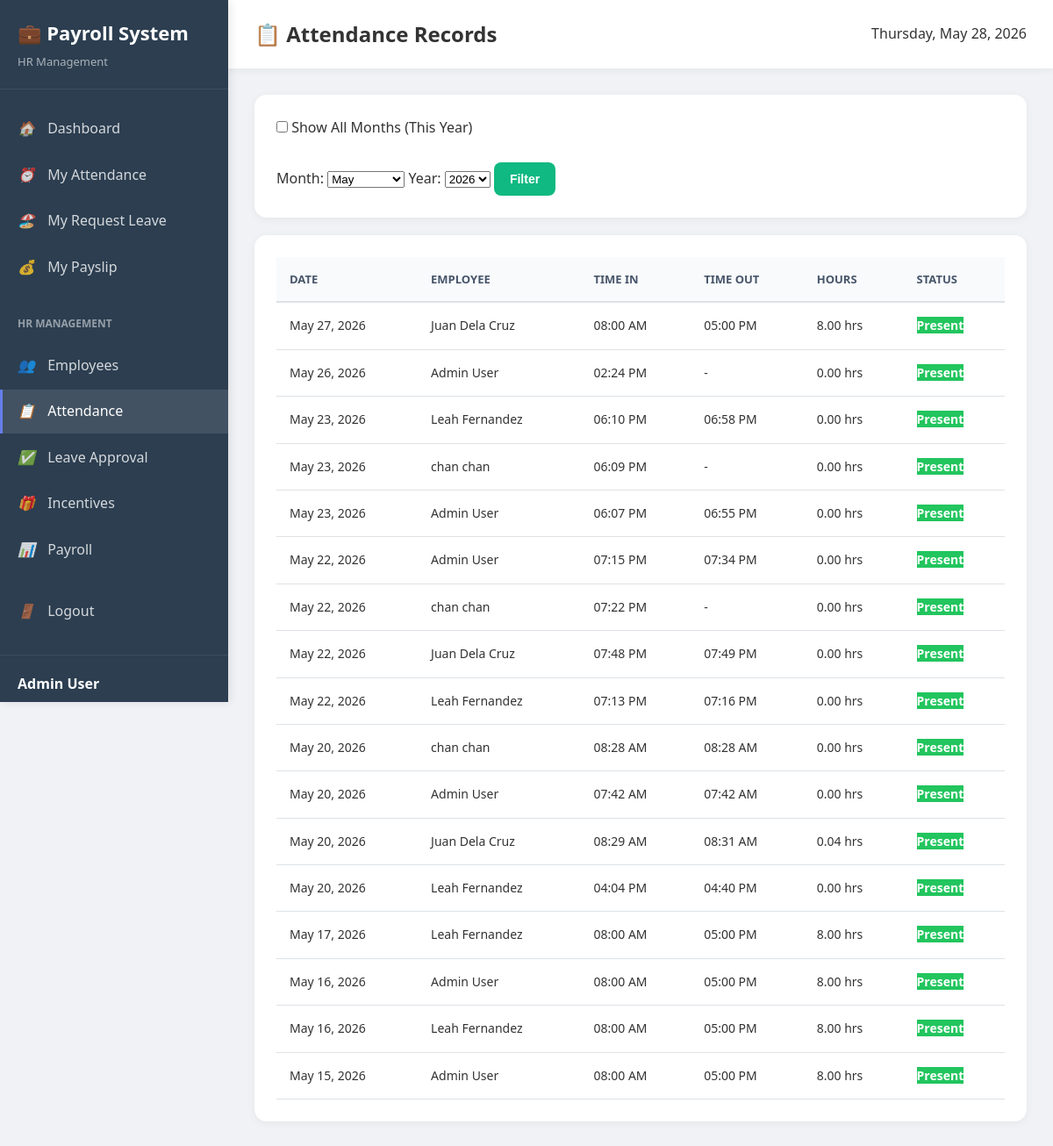
The page /includes/attendance_hr.php (signed in) on the database its author committed.
### tables this page shows
CREATE TABLE `employees` (
  `id` int(11) NOT NULL,
  `employee_id` varchar(20) NOT NULL,
  `firstname` varchar(50) NOT NULL,
  `lastname` varchar(50) NOT NULL,
  `email` varchar(100) NOT NULL,
  `password` varchar(255) NOT NULL,
  `phone` varchar(20) DEFAULT NULL,
  `role_id` int(11) NOT NULL,
  `department_id` int(11) DEFAULT NULL,
  `shift_id` int(11) DEFAULT NULL,
  `hire_date` date NOT NULL,
  `status` varchar(20) DEFAULT 'active',
  `is_hr` tinyint(1) DEFAULT 0 COMMENT '1 = HR privileges',
  `is_admin` tinyint(1) DEFAULT 0 COMMENT '1 = Admin privileges',
  `created_at` timestamp NOT NULL DEFAULT current_timestamp()
);

CREATE TABLE `attendance` (
  `id` int(11) NOT NULL,
  `employee_id` int(11) NOT NULL,
  `date` date NOT NULL,
  `time_in` time DEFAULT NULL,
  `time_out` time DEFAULT NULL,
  `hours_worked` decimal(5,2) DEFAULT 0.00,
  `status` varchar(20) DEFAULT 'present' COMMENT 'present, absent, late',
  `created_at` timestamp NOT NULL DEFAULT current_timestamp()
);

### config/session.php (called while the page is built, shortened)
<?php
function isLoggedIn() {
    return isset($_SESSION['user_id']);
}
function getCurrentUser() {
    global $pdo;
    $stmt = $pdo->prepare("
        SELECT
            e.*,
            r.role_name,
            r.monthly_salary,
            d.department_name,
            s.shift_name
        FROM employees e
        JOIN roles r ON e.role_id = r.id
        LEFT JOIN departments d ON e.department_id = d.id
        LEFT JOIN shifts s ON e.shift_id = s.id
        WHERE e.id = ?
        LIMIT 1
    ");
    $stmt->execute([$_SESSION['user_id']]);
    return $stmt->fetch(PDO::FETCH_ASSOC);
}
?>

### includes/attendance_hr.php (the view, shortened to what this page needs)
<?php
require_once('../config/database.php');
require_once('../config/session.php');
$user = getCurrentUser();
$month = $_GET['month'] ?? date('m');
$year = $_GET['year'] ?? date('Y');
$all_months = isset($_GET['all_months']);
$params = [];
$sql = "
    SELECT attendance.*, employees.firstname, employees.lastname
    FROM attendance
    JOIN employees ON attendance.employee_id = employees.id
    WHERE YEAR(attendance.date) = ?
";
$params[] = $year;
if (!$all_months) {
    $sql .= " AND MONTH(attendance.date) = ? ";
    $params[] = $month;
}
$sql .= " ORDER BY attendance.date DESC";
$stmt = $pdo->prepare($sql);
$stmt->execute($params);
$attendance_records = $stmt->fetchAll();
?>
<!DOCTYPE html>
<html lang="en">
<head>
    <link rel="stylesheet" href="../assets/dashboard.css">
    <link rel="stylesheet" href="../assets/attendance_hr.css">
</head>
<body class="dashboard">
<aside class="sidebar">
    <div class="sidebar-header">
        <h2>💼 Payroll System</h2>
        <p>HR Management</p>
    </div>
    <ul class="nav-menu">
        <li class="nav-item">
            <a href="dashboard.php" class="nav-link">
                <i>🏠</i> Dashboard
            </a>
        </li>
        <li class="nav-item">
            <a href="../includes/attendanceEmployee.php" class="nav-link">
                <i>⏰</i> My Attendance
            </a>
        </li>
        <li class="nav-item">
            <a href="leave.php" class="nav-link">
                <i>🏖️</i> My Request Leave
            </a>
        </li>
        <li class="nav-item">
            <a href="payslip.php" class="nav-link">
                <i>💰</i> My Payslip
            </a>
        </li>
        <?php if ($user['is_hr'] || $user['is_admin']): ?>
            <li class="nav-item" style="margin-top: 20px; padding: 10px 20px; color: rgba(255,255,255,0.5); font-size: 12px; font-weight: bold;">
                HR MANAGEMENT
            </li>
            <li class="nav-item">
                <a href="employee.php" class="nav-link">
                    <i>👥</i> Employees</a>
            </li>
            <li class="nav-item">
                <a href="attendance_hr.php" class="nav-link active">
                    <i>📋</i> Attendance</a>
            </li>
            <li class="nav-item">
                <a href="manage_leaves.php" class="nav-link">
                    <i>✅</i> Leave Approval</a>
            </li>
            <li class="nav-item">
                <a href="manage_incentives.php" class="nav-link">
                    <i>🎁</i> Incentives</a>
            </li>
            <li class="nav-item">
                <a href="payroll.php" class="nav-link">
                    <i>📊</i> Payroll</a>
            </li>
        <?php endif; ?>
        <li class="nav-item" style="margin-top: 20px;">
            <a href="logout.php" class="nav-link">
                <i>🚪</i> Logout</a>
        </li>
    </ul>
    <div class="user-info">
        <strong><?= htmlspecialchars($user['firstname'] . ' ' . $user['lastname']); ?></strong>
    </div>
</aside>
<main class="main-content">
    <div class="topbar">
        <h1>📋 Attendance Records</h1>
        <div><?= date('l, F d, Y'); ?></div>
    </div>
    <div class="card">
        <form method="GET">
            <?php if ($user['is_hr'] || $user['is_admin']): ?>
            <label>
                <input type="checkbox" name="all_months"
                    <?= $all_months ? 'checked' : '' ?>>
                Show All Months (This Year)
            </label>
            <?php endif; ?>
            <br><br>
            <label>Month:</label>
            <select name="month">
                <?php for ($m=1; $m<=12; $m++): ?>
                    <option value="<?= str_pad($m,2,'0',STR_PAD_LEFT) ?>"
                        <?= $month == str_pad($m,2,'0',STR_PAD_LEFT) ? 'selected' : '' ?>>
                        <?= date('F', mktime(0,0,0,$m,1)) ?>
                    </option>
                <?php endfor; ?>
            </select>
            <label>Year:</label>
            <select name="year">
                <option value="2026" <?= $year==2026?'selected':'' ?>>2026</option>
            </select>
            <button type="submit" class="btn btn-success">Filter</button>
        </form>
    </div>
    <div class="card">
        <?php if (empty($attendance_records)): ?>
            <p>No attendance records found.</p>
        <?php else: ?>
        <table>
            <thead>
                <tr>
                    <th>Date</th>
                    <?php if ($user['is_hr'] || $user['is_admin']): ?>
                        <th>Employee</th>
                    <?php endif; ?>
                    <th>Time In</th>
                    <th>Time Out</th>
                    <th>Hours</th>
                    <th>Status</th>
                </tr>
            </thead>
            <tbody>
                <?php foreach ($attendance_records as $row): ?>
                <tr>
                    <td><?= date('M d, Y', strtotime($row['date'])) ?></td>
                    <?php if ($user['is_hr'] || $user['is_admin']): ?>
                        <td><?= htmlspecialchars($row['firstname'].' '.$row['lastname']) ?></td>
                    <?php endif; ?>
                    <td><?= $row['time_in'] ? date('h:i A', strtotime($row['time_in'])) : '-' ?></td>
                    <td><?= $row['time_out'] ? date('h:i A', strtotime($row['time_out'])) : '-' ?></td>
                    <td><?= $row['hours_worked'] ?? 0 ?> hrs</td>
                    <td>
                        <?php if ($row['status'] == 'present'): ?>
                            <span class="present-cell">Present</span>
                        <?php elseif ($row['status'] == 'late'): ?>
                            <span class="late-cell">Late</span>
                        <?php elseif ($row['status'] == 'absent'): ?>
                            <span class="absent-cell">Absent</span>
                        <?php else: ?>
                            <?= ucfirst($row['status']) ?>
                        <?php endif; ?>
                    </td>
                </tr>
                <?php endforeach; ?>
            </tbody>
        </table>
        <?php endif; ?>
    </div>
</main>
</body>
</html>

### assets/dashboard.css (style rules this page uses)
* { margin: 0; padding: 0; box-sizing: border-box; }
body { font-family: 'Segoe UI', Tahoma, Geneva, Verdana, sans-serif; background: linear-gradient(135deg, #667eea 0%, #764ba2 100%); color: #333; line-height: 1.6; }
.dashboard { display: flex; min-height: 100vh; background: #f0f2f5; }
.sidebar { width: 260px; background: #2c3e50; color: white; padding: 20px 0; position: fixed; height: 100vh; overflow-y: auto; }
.sidebar-header { padding: 0 20px 20px; border-bottom: 1px solid rgba(255,255,255,0.1); margin-bottom: 20px; }
.sidebar-header h2 { font-size: 22px; margin-bottom: 5px; }
.sidebar-header p { font-size: 13px; color: rgba(255,255,255,0.6); }
.nav-menu { list-style: none; }
.nav-item { margin-bottom: 3px; }
.nav-link { display: block; padding: 12px 20px; color: rgba(255,255,255,0.8); text-decoration: none; transition: all 0.3s; }
.nav-link:hover, .nav-link.active { background: rgba(255,255,255,0.1); color: white; border-left: 3px solid #667eea; padding-left: 17px; }
.nav-link i { margin-right: 10px; width: 20px; display: inline-block; }
.user-info { padding: 20px; border-top: 1px solid rgba(255,255,255,0.1); margin-top: 20px; }
.user-info strong { display: block; margin-bottom: 5px; }
.main-content { margin-left: 260px; flex: 1; padding: 30px; }
.topbar { background: white; padding: 20px 30px; margin: -30px -30px 30px -30px; box-shadow: 0 2px 10px rgba(0,0,0,0.05); display: flex; justify-content: space-between; align-items: center; }
.topbar h1 { font-size: 24px; color: #333; }
.card { background: white; padding: 25px; border-radius: 10px; box-shadow: 0 2px 10px rgba(0,0,0,0.05); margin-bottom: 20px; }
.btn { display: inline-block; padding: 12px 24px; border: none; border-radius: 6px; font-size: 14px; font-weight: 500; cursor: pointer; transition: all 0.3s; text-decoration: none; text-align: center; }
.btn-success { background: #4ecdc4; color: white; }
table { width: 100%; border-collapse: collapse; background: white; }
table th { background: #f8f9fa; padding: 15px; text-align: left; font-weight: 600; color: #555; border-bottom: 2px solid #dee2e6; font-size: 13px; text-transform: uppercase; }
table td { padding: 15px; border-bottom: 1px solid #dee2e6; vertical-align: middle; }

### assets/attendance_hr.css (style rules this page uses)
* { margin:0; padding:0; box-sizing:border-box; }
body { font-family:'Segoe UI', Tahoma, Geneva, Verdana, sans-serif; background:linear-gradient(135deg,#667eea 0%,#764ba2 100%); color:#333; line-height:1.6; }
.dashboard { display:flex; min-height:100vh; background:#f0f2f5; }
.sidebar { width:260px; background:#2c3e50; color:white; padding:20px 0; position:fixed; height:100vh; overflow-y:auto; box-shadow:2px 0 10px rgba(0,0,0,.1); }
.sidebar-header { padding: 0 20px 20px; border-bottom:1px solid rgba(255,255,255,.08); margin-bottom:20px; }
.sidebar-header h2 { font-size:22px; margin-bottom:5px; }
.sidebar-header p { font-size:13px; color:rgba(255,255,255,0.6); }
.nav-menu { list-style:none; }
.nav-item { margin-bottom:3px; }
.nav-link { display: block; padding: 12px 20px; color: rgba(255,255,255,0.8); text-decoration: none; transition: all 0.3s; }
.nav-link:hover, .nav-link.active { background: rgba(255,255,255,0.1); color: white; border-left: 3px solid #667eea; padding-left: 17px; }
.nav-link i { margin-right: 10px; width: 20px; display: inline-block; }
.user-info { padding:20px; margin-top:25px; border-top:1px solid rgba(255,255,255,.08); }
.user-info strong { display:block; margin-bottom:5px; }
.main-content { margin-left:260px; flex:1; padding:30px; }
.topbar { background: white; padding: 20px 30px; margin: -30px -30px 30px -30px; box-shadow: 0 2px 10px rgba(0,0,0,0.05); display: flex; justify-content: space-between; align-items: center; }
.topbar h1 { font-size: 24px; color: #333; }
.card { background:white; padding:25px; border-radius:14px; box-shadow:0 2px 10px rgba(0,0,0,.05); margin-bottom:20px; }
.btn { display:inline-block; padding:11px 18px; border:none; border-radius:8px; cursor:pointer; font-size:14px; font-weight:600; text-decoration:none; text-align:center; transition:.3s; }
.btn-success { background:#10b981; color:white; }
table { width:100%; border-collapse:collapse; background:white; }
table th { background:#f8fafc; padding:15px; text-align:left; font-size:13px; color:#475569; text-transform:uppercase; }
table td { padding:15px; border-top:1px solid #e2e8f0; font-size:14px; }
.present-cell { background:#22c55e; color:white; font-weight:bold; }

### rows shown on the page
employees: firstname+lastname "Admin User"
attendance: date "May 27, 2026", employee.lastname "Juan Dela Cruz", time_in "08:00 AM", time_out "05:00 PM", hours_worked "8.00", status "Present"
attendance: date "May 26, 2026", employee.lastname "Admin User", time_in "02:24 PM", hours_worked "0.00", status "Present"
attendance: date "May 23, 2026", employee.lastname "Leah Fernandez", time_in "06:10 PM", time_out "06:58 PM", hours_worked "0.00", status "Present"
attendance: date "May 23, 2026", employee.lastname "chan chan", time_in "06:09 PM", hours_worked "0.00", status "Present"
attendance: date "May 23, 2026", employee.lastname "Admin User", time_in "06:07 PM", time_out "06:55 PM", hours_worked "0.00", status "Present"
attendance: date "May 22, 2026", employee.lastname "Admin User", time_in "07:15 PM", time_out "07:34 PM", hours_worked "0.00", status "Present"
attendance: date "May 22, 2026", employee.lastname "chan chan", time_in "07:22 PM", hours_worked "0.00", status "Present"
attendance: date "May 22, 2026", employee.lastname "Juan Dela Cruz", time_in "07:48 PM", time_out "07:49 PM", hours_worked "0.00", status "Present"
attendance: date "May 22, 2026", employee.lastname "Leah Fernandez", time_in "07:13 PM", time_out "07:16 PM", hours_worked "0.00", status "Present"
attendance: date "May 20, 2026", employee.lastname "chan chan", time_in "08:28 AM", time_out "08:28 AM", hours_worked "0.00", status "Present"
attendance: date "May 20, 2026", employee.lastname "Admin User", time_in "07:42 AM", time_out "07:42 AM", hours_worked "0.00", status "Present"
attendance: date "May 20, 2026", employee.lastname "Juan Dela Cruz", time_in "08:29 AM", time_out "08:31 AM", hours_worked "0.04", status "Present"
attendance: date "May 20, 2026", employee.lastname "Leah Fernandez", time_in "04:04 PM", time_out "04:40 PM", hours_worked "0.00", status "Present"
attendance: date "May 17, 2026", employee.lastname "Leah Fernandez", time_in "08:00 AM", time_out "05:00 PM", hours_worked "8.00", status "Present"
attendance: date "May 16, 2026", employee.lastname "Admin User", time_in "08:00 AM", time_out "05:00 PM", hours_worked "8.00", status "Present"
attendance: date "May 16, 2026", employee.lastname "Leah Fernandez", time_in "08:00 AM", time_out "05:00 PM", hours_worked "8.00", status "Present"
attendance: date "May 15, 2026", employee.lastname "Admin User", time_in "08:00 AM", time_out "05:00 PM", hours_worked "8.00", status "Present"

### other values the page prints
form field month "May"
